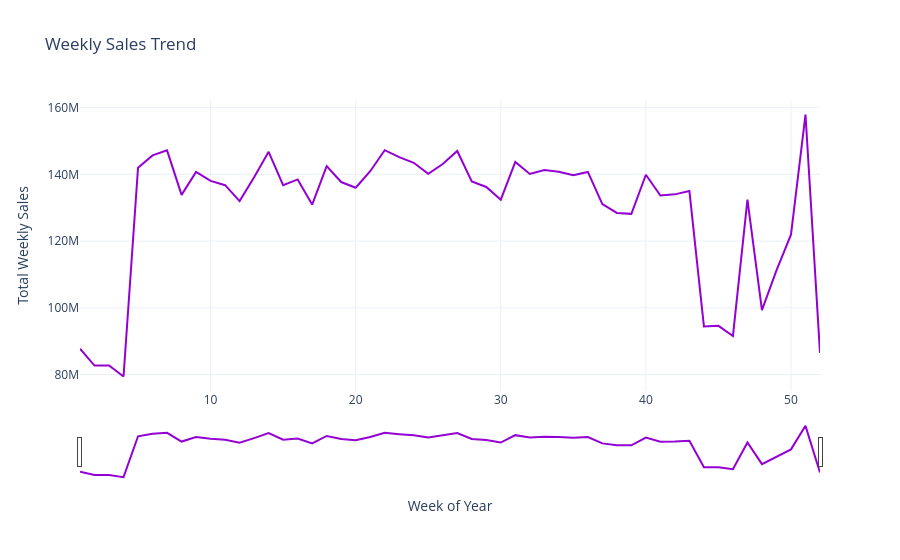

The cell this chart's notebook holds for it:
### Code cell
# Aggregate data by week
weekly_aggregates = final_dataset.groupby('Week').agg({
    'Weekly_Sales': 'sum',
    'Size': 'mean',
    'Temperature': 'mean',
    'Fuel_Price': 'mean',
    'MarkDown1': 'sum',
    'MarkDown2': 'sum',
    'MarkDown3': 'sum',
    'MarkDown4': 'sum',
    'MarkDown5': 'sum',
    'CPI': 'mean',
    'Unemployment': 'mean',
    'Holiday_Flag': 'sum',
    'Day': 'first',
    'Year': 'first'
})

# Add the week start date
weekly_aggregates['Week_Start'] = final_dataset.groupby('Week')['Date'].first()

# Import Plotly
import plotly.graph_objects as go

# Create the figure
fig = go.Figure()

# Add the trace for Weekly Sales
fig.add_trace(go.Scatter(
    x=weekly_aggregates.index,
    y=weekly_aggregates['Weekly_Sales'],
    mode='lines',
    name='Weekly Sales',
    line=dict(color='darkviolet', width=2)
))

# Update the layout
fig.update_layout(
    title='Weekly Sales Trend',
    xaxis_title='Week of Year',
    yaxis_title='Total Weekly Sales',
    template='plotly_white',
    xaxis=dict(rangeslider=dict(visible=True))  # Ensures the range slider is visible
)

# Show the figure
fig.show()

# Print sales statistics
print(weekly_aggregates['Weekly_Sales'].describe())

# Find weeks with max and min sales
max_sales_week = weekly_aggregates['Weekly_Sales'].idxmax()
min_sales_week = weekly_aggregates['Weekly_Sales'].idxmin()

print(f"Week with highest sales: Week {max_sales_week}")
print(f"Week with lowest sales: Week {min_sales_week}")

### Figure 1 — Plotly figure (JSON) as saved in the notebook; plotly's stock layout.template omitted (floating-point values rounded to 4 significant figures)
{"data": [{"line": {"color": "darkviolet", "width": 2}, "mode": "lines", "name": "Weekly Sales", "type": "scatter", "x": [1, 2, 3, 4, 5, 6, 7, 8, 9, 10, 11, 12, 13, 14, 15, 16, 17, 18, 19, 20, 21, 22, 23, 24, 25, 26, 27, 28, 29, 30, 31, 32, 33, 34, 35, 36, 37, 38, 39, 40, 41, 42, 43, 44, 45, 46, 47, 48, 49, 50, 51, 52], "y": [87730000.0, 82700000.0, 82740000.0, 79430000.0, 142000000.0, 145700000.0, 147200000.0, 133900000.0, 140700000.0, 138000000.0, 136800000.0, 132000000.0, 139200000.0, 146800000.0, 136800000.0, 138500000.0, 131000000.0, 142500000.0, 137700000.0, 136000000.0, 140900000.0, 147200000.0, 145100000.0, 143500000.0, 140200000.0, 143100000.0, 147000000.0, 137900000.0, 136200000.0, 132400000.0, 143700000.0, 140100000.0, 141300000.0, 140800000.0, 139700000.0, 140700000.0, 131100000.0, 128400000.0, 128200000.0, 139900000.0, 133652808, 134000000.0, 135000000.0, 94440000.0, 94600000.0, 91560000.0, 132400000.0, 99300000.0, 111200000.0, 121900000.0, 157900000.0, 86470000.0]}], "layout": {"title": {"text": "Weekly Sales Trend"}, "xaxis": {"rangeslider": {"visible": true}, "title": {"text": "Week of Year"}}, "yaxis": {"title": {"text": "Total Weekly Sales"}}}}
